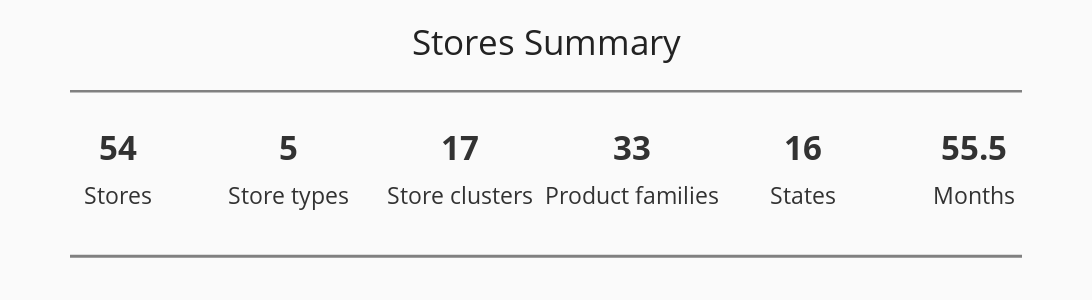

Write notebook code for a chart like this one.
### Code cell
start_date = train_ext.date.min()
end_date = train_ext.date.max()
nb_months = round((end_date.year - start_date.year) * 12 + (end_date.month - start_date.month) + (end_date.day / 30.5), 1)

summary = {
    "Stores": stores.shape[0],
    "Store types": train_ext.store_type.nunique(),
    "Store clusters": train_ext.cluster.nunique(),
    "Product families": train_ext.family.nunique(),
    "States": train_ext.state.nunique(),
    "Months": nb_months
}
print_summary(summary, "Stores Summary")

### Figure 1 — Plotly figure (JSON) as saved in the notebook; plotly's stock layout.template omitted (floating-point values rounded to 4 significant figures)
{"data": [{"hoverinfo": "skip", "mode": "text", "text": ["<span style='font-size:33px'><b>54</b></span>", "<span style='font-size:33px'><b>5</b></span>", "<span style='font-size:33px'><b>17</b></span>", "<span style='font-size:33px'><b>33</b></span>", "<span style='font-size:33px'><b>16</b></span>", "<span style='font-size:33px'><b>55.5</b></span>"], "textposition": "bottom center", "type": "scatter", "x": [0, 1, 2, 3, 4, 5], "y": [1.6, 1.6, 1.6, 1.6, 1.6, 1.6]}, {"hoverinfo": "skip", "mode": "text", "text": ["Stores", "Store types", "Store clusters", "Product families", "States", "Months"], "textposition": "bottom center", "type": "scatter", "x": [0, 1, 2, 3, 4, 5], "y": [1.1, 1.1, 1.1, 1.1, 1.1, 1.1]}], "layout": {"font": {"color": "#323232", "size": 23}, "height": 300, "margin": {"b": 0, "l": 70, "r": 70, "t": 90}, "paper_bgcolor": "#fafafa", "plot_bgcolor": "#fafafa", "shapes": [{"line": {"color": "gray", "width": 5}, "type": "line", "x0": 0, "x1": 1, "xref": "x domain", "y0": 2.2, "y1": 2.2, "yref": "y"}, {"line": {"color": "gray", "width": 3}, "type": "line", "x0": 0, "x1": 1, "xref": "x domain", "y0": 0.3, "y1": 0.3, "yref": "y"}], "showlegend": false, "title": {"font": {"color": "#222", "size": 35}, "text": "Stores Summary", "x": 0.5, "y": 0.9}, "width": 1200, "xaxis": {"visible": false}, "yaxis": {"range": [-0.2, 2.2], "visible": false}}}
